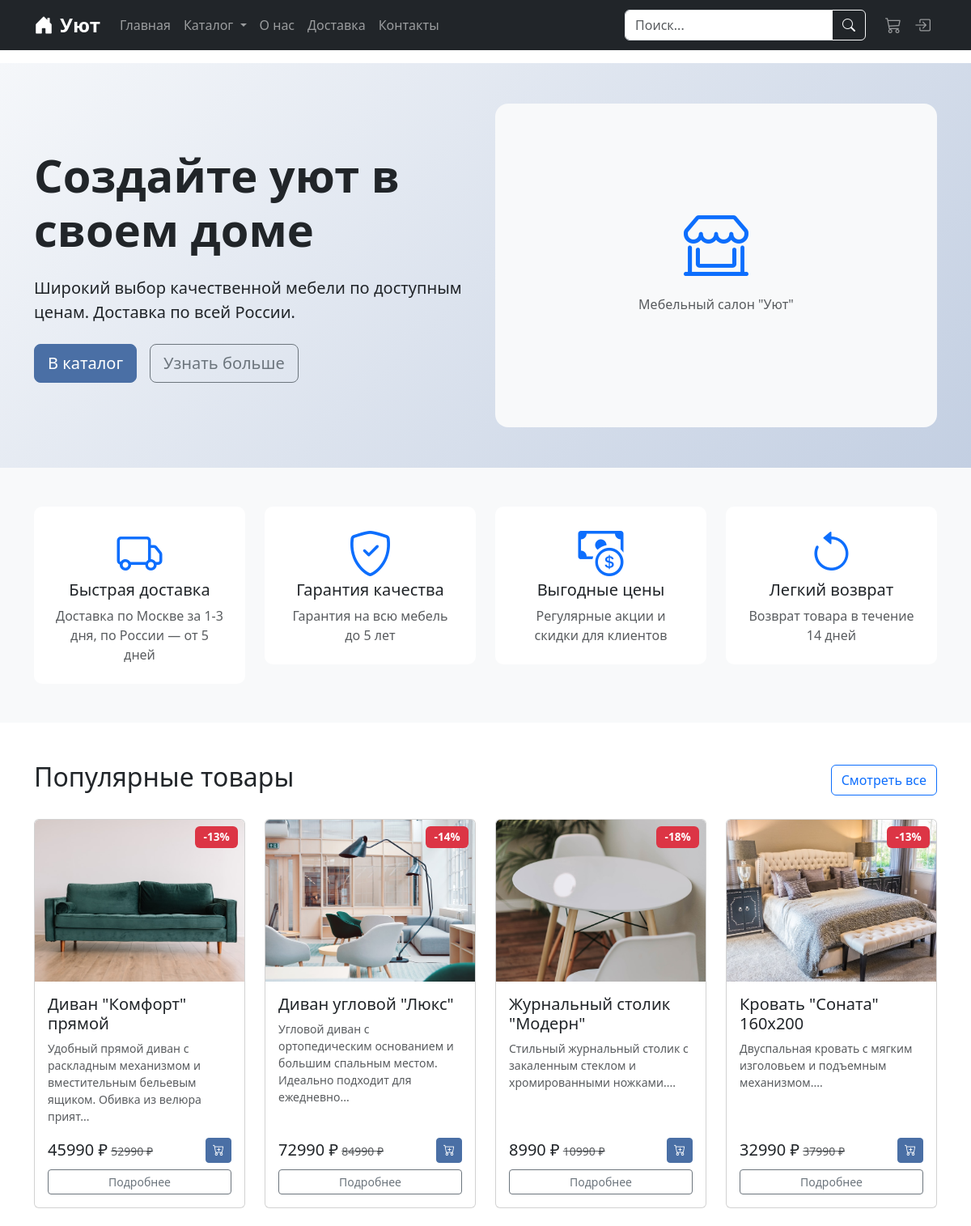
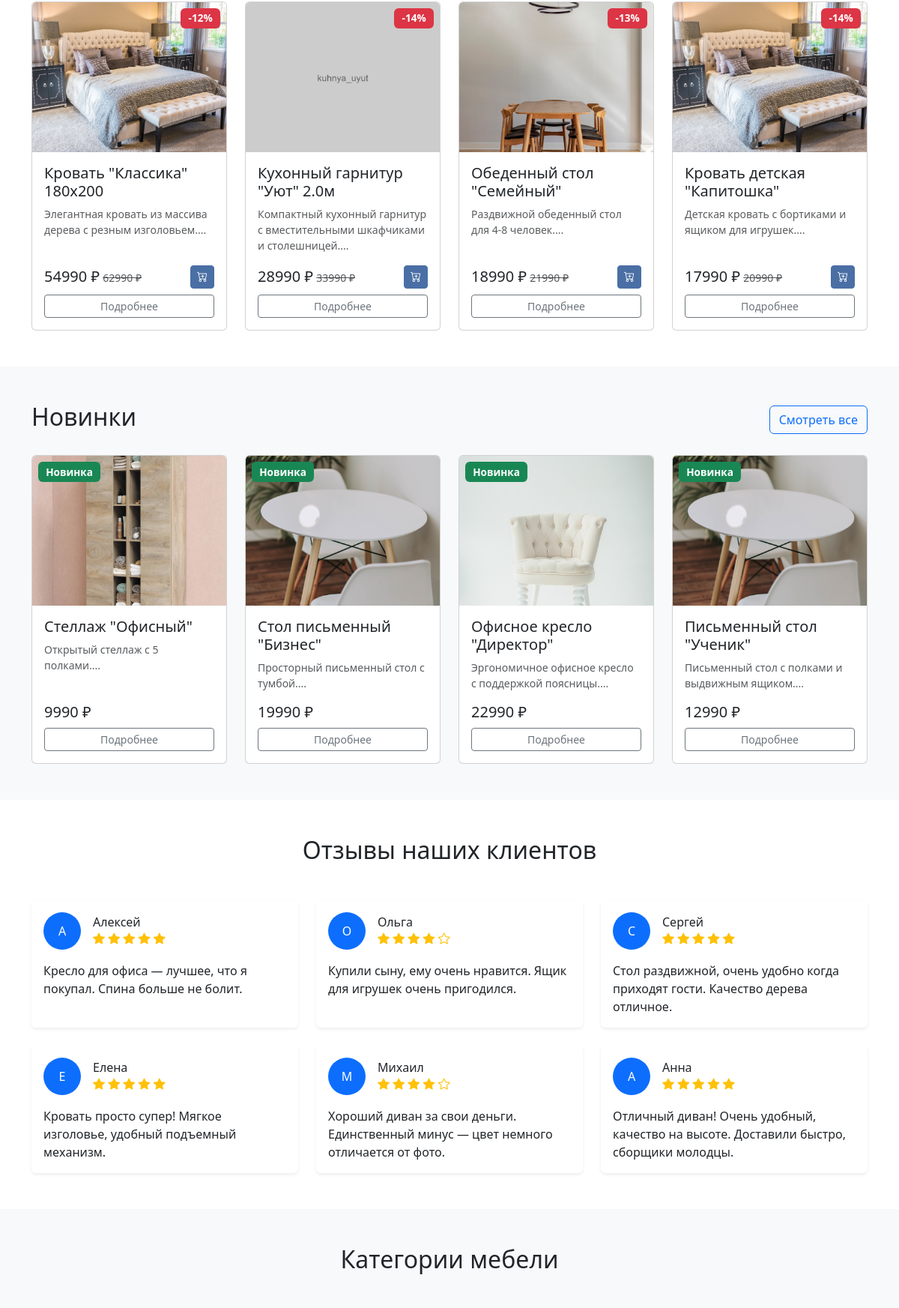
The page / (upper part) on the database its author committed (2 pictures, top to bottom).
### app/models.py (models this page shows, shortened)
class Product(db.Model):
    __tablename__ = 'products'
    id = db.Column(db.Integer, primary_key=True)
    name = db.Column(db.String(200), nullable=False)
    slug = db.Column(db.String(200), unique=True, nullable=False)
    description = db.Column(db.Text)
    price = db.Column(db.Float, nullable=False)
    old_price = db.Column(db.Float)
    stock = db.Column(db.Integer, default=0)
    image = db.Column(db.String(200))
    images = db.Column(db.Text)  # JSON string of additional images
    material = db.Column(db.String(100))
    dimensions = db.Column(db.String(100))
    color = db.Column(db.String(50))
    weight = db.Column(db.Float)
    is_featured = db.Column(db.Boolean, default=False)
    is_active = db.Column(db.Boolean, default=True)
    created_at = db.Column(db.DateTime, default=datetime.utcnow)
    category_id = db.Column(db.Integer, db.ForeignKey('categories.id'))
    order_items = db.relationship('OrderItem', backref='product', lazy='dynamic')
    cart_items = db.relationship('CartItem', backref='product', lazy='dynamic')
    reviews = db.relationship('Review', backref='product', lazy='dynamic')
    @property
    def discount_percent(self):
        if self.old_price and self.old_price > self.price:
            return int((1 - self.price / self.old_price) * 100)
        return 0

class Review(db.Model):
    __tablename__ = 'reviews'
    id = db.Column(db.Integer, primary_key=True)
    product_id = db.Column(db.Integer, db.ForeignKey('products.id'), nullable=False)
    user_name = db.Column(db.String(100), nullable=False)
    rating = db.Column(db.Integer, nullable=False)  # 1-5
    text = db.Column(db.Text, nullable=False)
    is_approved = db.Column(db.Boolean, default=False)
    created_at = db.Column(db.DateTime, default=datetime.utcnow)

### app/routes.py (the view)
@app.route('/')
def index():
    featured_products = Product.query.filter_by(is_featured=True, is_active=True).limit(8).all()
    new_products = Product.query.filter_by(is_active=True).order_by(Product.created_at.desc()).limit(4).all()
    reviews = Review.query.filter_by(is_approved=True).order_by(Review.created_at.desc()).limit(6).all()
    return render_template('index.html',
                         featured_products=featured_products,
                         new_products=new_products,
                         reviews=reviews)

### app/routes.py (called while the page is built)
def get_cart_count():
    if current_user.is_authenticated:
        return CartItem.query.filter_by(user_id=current_user.id).count()
    return 0

@app.context_processor
def inject_globals():
    categories = Category.query.filter(Category.parent_id.is_(None)).all()
    return {
        'cart_count': get_cart_count(),
        'categories': categories,
        'now': datetime.now()
    }

### app/templates/index.html (shortened to what this page needs)
{% extends "base.html" %}
{% block content %}
<section class="hero-section py-5">
    <div class="container">
        <div class="row align-items-center">
            <div class="col-lg-6">
                <h1 class="display-4 fw-bold mb-4">Создайте уют в своем доме</h1>
                <p class="lead mb-4">Широкий выбор качественной мебели по доступным ценам. Доставка по всей России.</p>
                <div class="d-flex gap-3">
                    <a href="{{ url_for('catalog') }}" class="btn btn-primary btn-lg">В каталог</a>
                    <a href="{{ url_for('about') }}" class="btn btn-outline-secondary btn-lg">Узнать больше</a>
                </div>
            </div>
            <div class="col-lg-6">
                <div class="hero-image-wrapper">
                    <div class="hero-placeholder d-flex align-items-center justify-content-center bg-light rounded-4" style="height: 400px;">
                        <div class="text-center">
                            <i class="bi bi-shop-window display-1 text-primary"></i>
                            <p class="mt-3 text-muted">Мебельный салон "Уют"</p>
                        </div>
                    </div>
                </div>
            </div>
        </div>
    </div>
</section>
<section class="features-section py-5 bg-light">
    <div class="container">
        <div class="row g-4">
            <div class="col-md-3">
                <div class="feature-card text-center p-4">
                    <i class="bi bi-truck display-4 text-primary mb-3"></i>
                    <h5>Быстрая доставка</h5>
                    <p class="text-muted mb-0">Доставка по Москве за 1-3 дня, по России — от 5 дней</p>
                </div>
            </div>
            <div class="col-md-3">
                <div class="feature-card text-center p-4">
                    <i class="bi bi-shield-check display-4 text-primary mb-3"></i>
                    <h5>Гарантия качества</h5>
                    <p class="text-muted mb-0">Гарантия на всю мебель до 5 лет</p>
                </div>
            </div>
            <div class="col-md-3">
                <div class="feature-card text-center p-4">
                    <i class="bi bi-cash-coin display-4 text-primary mb-3"></i>
                    <h5>Выгодные цены</h5>
                    <p class="text-muted mb-0">Регулярные акции и скидки для клиентов</p>
                </div>
            </div>
            <div class="col-md-3">
                <div class="feature-card text-center p-4">
                    <i class="bi bi-arrow-counterclockwise display-4 text-primary mb-3"></i>
                    <h5>Легкий возврат</h5>
                    <p class="text-muted mb-0">Возврат товара в течение 14 дней</p>
                </div>
            </div>
        </div>
    </div>
</section>
<section class="products-section py-5">
    <div class="container">
        <div class="d-flex justify-content-between align-items-center mb-4">
            <h2>Популярные товары</h2>
            <a href="{{ url_for('catalog') }}" class="btn btn-outline-primary">Смотреть все</a>
        </div>
        <div class="row g-4">
            {% for product in featured_products %}
            <div class="col-lg-3 col-md-4 col-sm-6">
                <div class="card product-card h-100">
                    <div class="position-relative">
                        <div class="product-image-wrapper">
                            {% if product.image %}
                            <img src="{{ url_for('static', filename='images/products/' + product.image) }}" class="card-img-top product-image" alt="{{ product.name }}">
                            {% else %}
                            <div class="bg-light d-flex align-items-center justify-content-center" style="height: 200px;">
                                <i class="bi bi-image display-4 text-muted"></i>
                            </div>
                            {% endif %}
                        </div>
                        {% if product.discount_percent > 0 %}
                        <span class="badge bg-danger position-absolute top-0 end-0 m-2">-{{ product.discount_percent }}%</span>
                        {% endif %}
                    </div>
                    <div class="card-body d-flex flex-column">
                        <h5 class="card-title">{{ product.name }}</h5>
                        <p class="card-text text-muted small flex-grow-1">{{ product.description[:100] if product.description else '' }}...</p>
                        <div class="mt-auto">
                            <div class="d-flex justify-content-between align-items-center">
                                <div>
                                    <span class="h5 mb-0">{{ "%.0f"|format(product.price) }} ₽</span>
                                    {% if product.old_price %}
                                    <small class="text-muted text-decoration-line-through">{{ "%.0f"|format(product.old_price) }} ₽</small>
                                    {% endif %}
                                </div>
                                <form action="{{ url_for('add_to_cart', product_id=product.id) }}" method="post">
                                    <button type="submit" class="btn btn-primary btn-sm"><i class="bi bi-cart-plus"></i></button>
                                </form>
                            </div>
                            <a href="{{ url_for('product_detail', slug=product.slug) }}" class="btn btn-outline-secondary w-100 mt-2 btn-sm">Подробнее</a>
                        </div>
                    </div>
                </div>
            </div>
            {% endfor %}
        </div>
    </div>
</section>
<section class="new-products-section py-5 bg-light">
    <div class="container">
        <div class="d-flex justify-content-between align-items-center mb-4">
            <h2>Новинки</h2>
            <a href="{{ url_for('catalog', sort='newest') }}" class="btn btn-outline-primary">Смотреть все</a>
        </div>
        <div class="row g-4">
            {% for product in new_products %}
            <div class="col-lg-3 col-md-4 col-sm-6">
                <div class="card product-card h-100">
                    <div class="position-relative">
                        <div class="product-image-wrapper">
                            {% if product.image %}
                            <img src="{{ url_for('static', filename='images/products/' + product.image) }}" class="card-img-top product-image" alt="{{ product.name }}">
                            {% else %}
                            <div class="bg-light d-flex align-items-center justify-content-center" style="height: 200px;">
                                <i class="bi bi-image display-4 text-muted"></i>
                            </div>
                            {% endif %}
                        </div>
                        <span class="badge bg-success position-absolute top-0 start-0 m-2">Новинка</span>
                    </div>
                    <div class="card-body d-flex flex-column">
                        <h5 class="card-title">{{ product.name }}</h5>
                        <p class="card-text text-muted small flex-grow-1">{{ product.description[:80] if product.description else '' }}...</p>
                        <div class="mt-auto">
                            <span class="h5">{{ "%.0f"|format(product.price) }} ₽</span>
                            <a href="{{ url_for('product_detail', slug=product.slug) }}" class="btn btn-outline-secondary w-100 mt-2 btn-sm">Подробнее</a>
                        </div>
                    </div>
                </div>
            </div>
            {% endfor %}
        </div>
    </div>
</section>
<section class="reviews-section py-5">
    <div class="container">
        <h2 class="text-center mb-5">Отзывы наших клиентов</h2>
        <div class="row g-4">
            {% for review in reviews %}
            <div class="col-md-4">
                <div class="card review-card h-100 border-0 shadow-sm">
                    <div class="card-body">
                        <div class="d-flex align-items-center mb-3">
                            <div class="review-avatar bg-primary text-white rounded-circle d-flex align-items-center justify-content-center me-3" style="width: 50px; height: 50px;">
                                {{ review.user_name[0] }}
                            </div>
                            <div>
                                <h6 class="mb-0">{{ review.user_name }}</h6>
                                <div class="text-warning">
                                    {% for i in range(review.rating) %}
                                    <i class="bi bi-star-fill"></i>
                                    {% endfor %}
                                    {% for i in range(5 - review.rating) %}
                                    <i class="bi bi-star"></i>
                                    {% endfor %}
                                </div>
                            </div>
                        </div>
                        <p class="card-text">{{ review.text }}</p>
                    </div>
                </div>
            </div>
            {% endfor %}
        </div>
    </div>
</section>
<section class="categories-section py-5 bg-light">
    <div class="container">
        <h2 class="text-center mb-5">Категории мебели</h2>
        <div class="row g-4">
        </div>
    </div>
</section>
{% endblock %}

### app/static/css/style.css (style rules this page uses)
:root { --primary-color: #4a6fa5; --secondary-color: #6c757d; --success-color: #28a745; --danger-color: #dc3545; --warning-color: #ffc107; --info-color: #17a2b8; --light-color: #f8f9fa; --dark-color: #343a40; }
body { min-height: 100vh; display: flex; flex-direction: column; }
.hero-section { background: linear-gradient(135deg, #f5f7fa 0%, #c3cfe2 100%); min-height: 500px; display: flex; align-items: center; }
.hero-image-wrapper { position: relative; }
.product-card { transition: transform 0.3s ease, box-shadow 0.3s ease; overflow: hidden; }
.product-image-wrapper { overflow: hidden; position: relative; }
.product-image { height: 200px; object-fit: cover; transition: transform 0.3s ease; }
.review-card { transition: transform 0.3s ease; }
.feature-card { background: white; border-radius: 10px; transition: transform 0.3s ease; }
.btn-primary { background-color: var(--primary-color); border-color: var(--primary-color); }
.badge { font-size: 0.85rem; padding: 0.5em 0.75em; }
.card { animation: fadeIn 0.5s ease-out; }

### rows shown on the page
Product: image (picture), discount_percent "13", name "Диван \"Комфорт\" прямой", description "Удобный прямой диван с раскладным механизмом и вместительным бельевым ящиком. Обивка из велюра прият", price "45990", old_price "52990"
Product: image (picture), discount_percent "14", name "Диван угловой \"Люкс\"", description "Угловой диван с ортопедическим основанием и большим спальным местом. Идеально подходит для ежедневно", price "72990", old_price "84990"
Product: image (picture), discount_percent "18", name "Журнальный столик \"Модерн\"", description "Стильный журнальный столик с закаленным стеклом и хромированными ножками.", price "8990", old_price "10990"
Product: image (picture), discount_percent "13", name "Кровать \"Соната\" 160x200", description "Двуспальная кровать с мягким изголовьем и подъемным механизмом.", price "32990", old_price "37990"
Product: image (picture), discount_percent "12", name "Кровать \"Классика\" 180x200", description "Элегантная кровать из массива дерева с резным изголовьем.", price "54990", old_price "62990"
Product: image (picture), discount_percent "14", name "Кухонный гарнитур \"Уют\" 2.0м", description "Компактный кухонный гарнитур с вместительными шкафчиками и столешницей.", price "28990", old_price "33990"
Product: image (picture), discount_percent "13", name "Обеденный стол \"Семейный\"", description "Раздвижной обеденный стол для 4-8 человек.", price "18990", old_price "21990"
Product: image (picture), discount_percent "14", name "Кровать детская \"Капитошка\"", description "Детская кровать с бортиками и ящиком для игрушек.", price "17990", old_price "20990"
Product: image (picture), name "Стеллаж \"Офисный\"", description "Открытый стеллаж с 5 полками.", price "9990"
Product: image (picture), name "Стол письменный \"Бизнес\"", description "Просторный письменный стол с тумбой.", price "19990"
Product: image (picture), name "Офисное кресло \"Директор\"", description "Эргономичное офисное кресло с поддержкой поясницы.", price "22990"
Product: image (picture), name "Письменный стол \"Ученик\"", description "Письменный стол с полками и выдвижным ящиком.", price "12990"
Review: user_name "А", user_name "Алексей", rating 5 (drawn), text "Кресло для офиса — лучшее, что я покупал. Спина больше не болит."
Review: user_name "О", user_name "Ольга", rating 4 (drawn), text "Купили сыну, ему очень нравится. Ящик для игрушек очень пригодился."
Review: user_name "С", user_name "Сергей", rating 5 (drawn), text "Стол раздвижной, очень удобно когда приходят гости. Качество дерева отличное."
Review: user_name "Е", user_name "Елена", rating 5 (drawn), text "Кровать просто супер! Мягкое изголовье, удобный подъемный механизм."
Review: user_name "М", user_name "Михаил", rating 4 (drawn), text "Хороший диван за свои деньги. Единственный минус — цвет немного отличается от фото."
Review: user_name "А", user_name "Анна", rating 5 (drawn), text "Отличный диван! Очень удобный, качество на высоте. Доставили быстро, сборщики молодцы."
